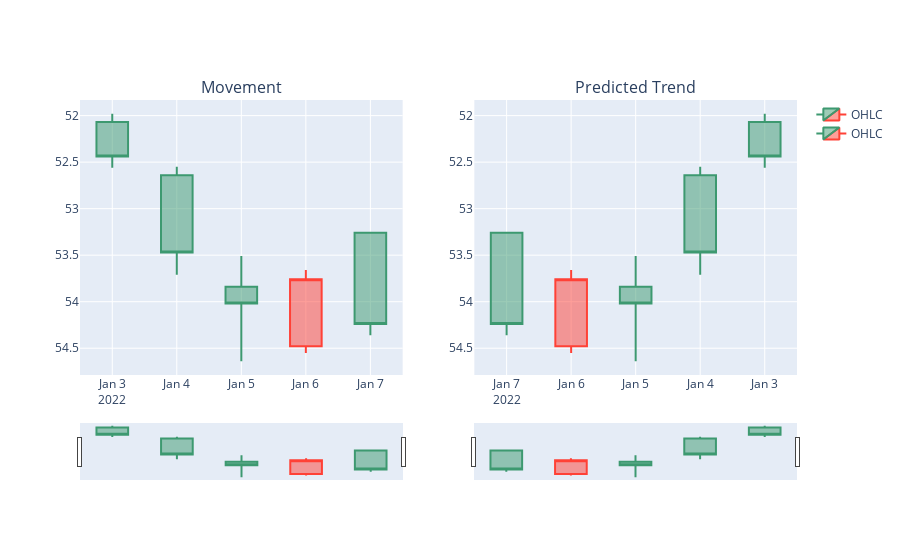

The notebook cell saved with this chart:
### Code cell
# create subplots

fig = make_subplots(rows=1, cols=2, shared_yaxes=False, 
               vertical_spacing=0, subplot_titles=('Movement', 'Predicted Trend')) 
#                row_heights=[0.5, 0.5])

fig.add_trace(go.Candlestick(x=df.index, open=df["Open"], high=df["High"],
                low=df["Low"], close=df["Close"], name="OHLC"), 
                row=1, col=1)
fig.add_trace(go.Candlestick(x=df.index, open=df["Open"], high=df["High"],
                low=df["Low"], close=df["Close"], name="OHLC"), 
                row=1, col=2)

# figure = go.Candlestick(x=df.index, open=df["Open"], high=df["High"],
#                 low=df["Low"], close=df["Close"], name="OHLC")
# figure_predicted = go.Candlestick(x=df.index, open=df["Open"], high=df["High"],
#                 low=df["Low"], close=df["Close"], name="OHLC")
# figure_predicted.update_xaxes(row=1, col=2, autorange='reversed')
# fig.add_trace(figure_predicted, row=1,col=2)
# data=[figure,figure_predicted]

# fig = go.Figure(data=data)

# Update xaxis properties
fig.update_xaxes(row=1, col=2, autorange='reversed')

# Reverse the predicted trend plot in y-axis
# fig['layout']['yaxis']['autorange'] = "reversed"
fig.update_yaxes(row=1, col=2, autorange='reversed')

# fig.update(layout_xaxis_rangeslider_visible=False)
# fig.update(layout_yaxis_rangeslider_visible=False)

# fig.update_yaxes(row=1, col=2, range=[51.980000, 54.639999])
fig.update_yaxes(matches='y')
fig.show()




# # Update xaxis properties
# fig.update_xaxes(title_text="xaxis 1 title", row=1, col=1, autorange='reversed')
# fig.update_xaxes(title_text="xaxis 2 title", range=[50, 10], row=1, col=2)
# fig.update_xaxes(title_text="xaxis 3 title", showgrid=False, row=2, col=1, autorange='reversed')
# fig.update_xaxes(title_text="xaxis 4 title", type="log", row=2, col=2, autorange='reversed')

# # Update yaxis properties
# fig.update_yaxes(title_text="yaxis 1 title", row=1, col=1)
# fig.update_yaxes(title_text="yaxis 2 title", range=[40, 80], row=1, col=2)
# fig.update_yaxes(title_text="yaxis 3 title", showgrid=False, row=2, col=1)
# fig.update_yaxes(title_text="yaxis 4 title", row=2, col=2)

### Figure 1 — Plotly figure (JSON) as saved in the notebook; plotly's stock layout.template omitted (floating-point values rounded to 4 significant figures)
{"data": [{"close": [52.44, 53.47, 54.02, 53.76, 54.24], "high": [52.56, 53.71, 54.64, 54.55, 54.36], "low": [51.98, 52.55, 53.51, 53.66, 53.26], "name": "OHLC", "open": [52.07, 52.64, 53.84, 54.48, 53.26], "type": "candlestick", "x": ["2022-01-03T00:00:00", "2022-01-04T00:00:00", "2022-01-05T00:00:00", "2022-01-06T00:00:00", "2022-01-07T00:00:00"], "xaxis": "x", "yaxis": "y"}, {"close": [52.44, 53.47, 54.02, 53.76, 54.24], "high": [52.56, 53.71, 54.64, 54.55, 54.36], "low": [51.98, 52.55, 53.51, 53.66, 53.26], "name": "OHLC", "open": [52.07, 52.64, 53.84, 54.48, 53.26], "type": "candlestick", "x": ["2022-01-03T00:00:00", "2022-01-04T00:00:00", "2022-01-05T00:00:00", "2022-01-06T00:00:00", "2022-01-07T00:00:00"], "xaxis": "x2", "yaxis": "y2"}], "layout": {"annotations": [{"font": {"size": 16}, "showarrow": false, "text": "Movement", "x": 0.225, "xanchor": "center", "xref": "paper", "y": 1, "yanchor": "bottom", "yref": "paper"}, {"font": {"size": 16}, "showarrow": false, "text": "Predicted Trend", "x": 0.775, "xanchor": "center", "xref": "paper", "y": 1, "yanchor": "bottom", "yref": "paper"}], "xaxis": {"anchor": "y", "domain": [0, 0.45]}, "xaxis2": {"anchor": "y2", "autorange": "reversed", "domain": [0.55, 1]}, "yaxis": {"anchor": "x", "domain": [0, 1], "matches": "y"}, "yaxis2": {"anchor": "x2", "autorange": "reversed", "domain": [0, 1], "matches": "y"}}}
